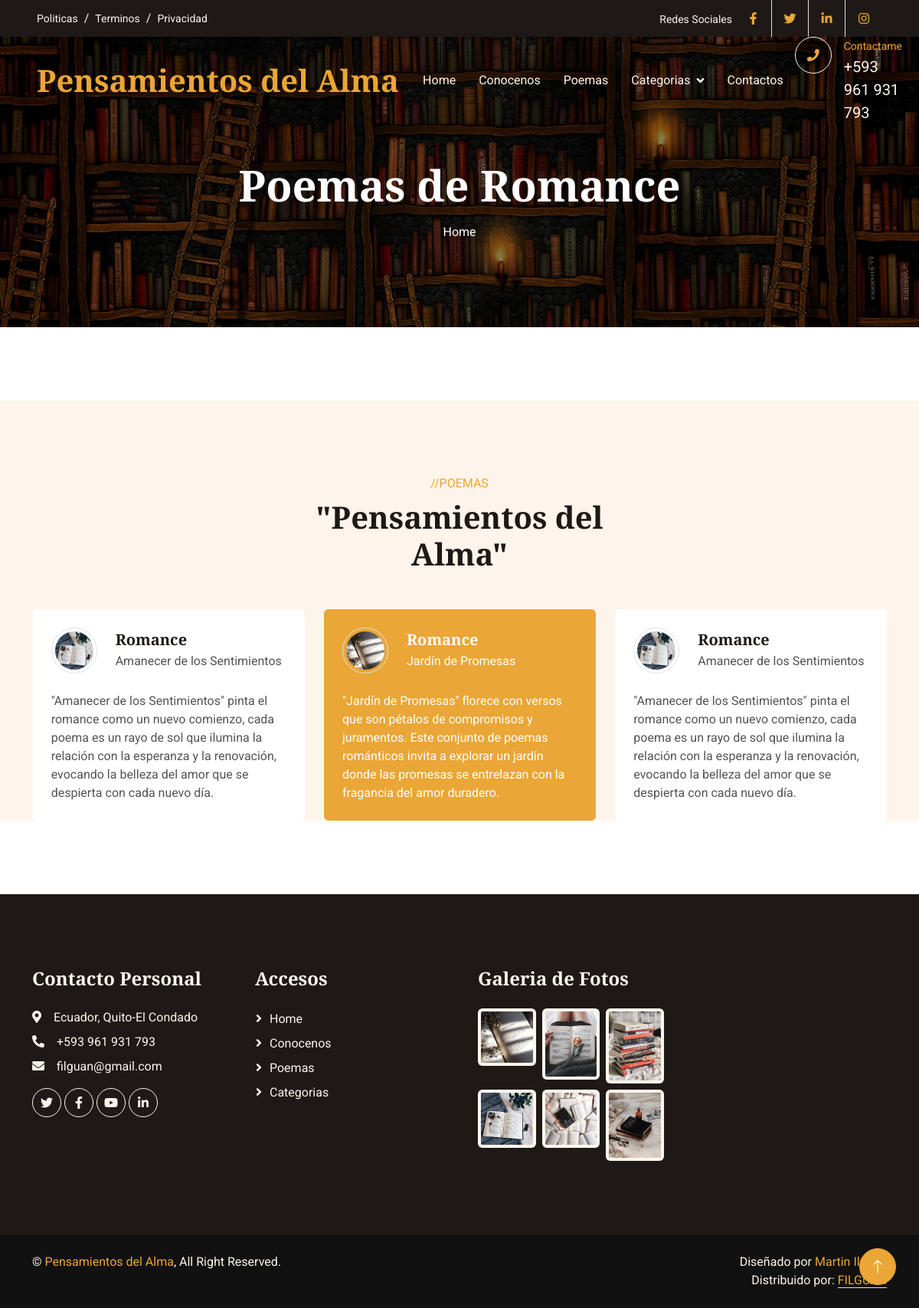
Screenshot of /romances/ with the database file from the repository.
### pages/models.py (models this page shows, shortened)
class Page(models.Model):
    title=models.CharField(max_length=100, verbose_name="Titulo")
    content=models.TextField(verbose_name="Contenido")
    created=models.DateTimeField(auto_now_add=True, verbose_name="Fecha de Creación")
    updated=models.DateTimeField(auto_now=True, verbose_name="Fecha de Edición")
    class Meta:
        verbose_name="Page"
        verbose_name_plural="Pages"

### romances/models.py (models this page shows, shortened)
class Romances(models.Model):
    title=models.CharField(max_length=100, verbose_name="Título")
    subtitle=models.CharField(max_length=100, verbose_name="SubTítulo")
    content=models.TextField(verbose_name="Descipción")
    image=models.ImageField(upload_to="romance", verbose_name="Imagen")
    created=models.DateTimeField(auto_now_add=True, verbose_name="Fecha de Creación")
    updated=models.DateTimeField(auto_now=True, verbose_name="Fecha de Edición")
    class Meta:
        verbose_name="Poema de Romance"
        verbose_name_plural="Poemas de Romance"
        ordering=['-created']

### romances/views.py (the view)
# urls.py: path('', views.romance, name="romance"),
def romance(request):
    romances = Romances.objects.all()
    return render(request,"romances/romance.html", {'romances':romances})

### pages/templatetags/pages_extras.py (called while the page is built)
@register.simple_tag
def get_pages():
    pages=Page.objects.all()
    return pages

### social/processors.py (called while the page is built)
def ctx_dict(request):
    dict_urls={}
    urls=Social.objects.all()
    for url in urls:
        dict_urls[url.key]=url.url
    return dict_urls

### romances/templates/romances/romance.html (shortened to what this page needs)
{% extends "core/base.html" %}
{% load static %}
{% block TitleHeader %}
<h1 class="display-4 text-white animated slideInDown mb-3">Poemas de Romance</h1>
{% endblock  %}
{% block content %}
<div class="container-xxl bg-light my-6 py-6 pb-0">
    <div class="container">
        <div class="text-center mx-auto mb-5 wow fadeInUp" data-wow-delay="0.1s" style="max-width: 500px;">
            <p class="text-primary text-uppercase mb-2">//POEMAS</p>
            <h1 class="display-6 mb-4">"Pensamientos del Alma"</h1>
        </div>
        <div class="owl-carousel testimonial-carousel wow fadeInUp" data-wow-delay="0.1s">
            {% for romances in romances %}
            <div class="testimonial-item bg-white rounded p-4">
                <div class="d-flex align-items-center mb-4">
                    <img class="flex-shrink-0 rounded-circle border p-1" src="{{romances.image.url}}" alt="">
                    <div class="ms-4">
                        <h5 class="mb-1">{{romances.title}}</h5>
                        <span>{{romances.subtitle}}</span>
                    </div>
                </div>
                <p class="mb-0">{{romances.content}}</p>
            </div>
            {% endfor %}
        </div>
    </div>
</div>
{% endblock  %}

### core/templates/core/base.html (shortened to what this page needs)
<!DOCTYPE html>
<html lang="es">
<head>
    {% load static %}
    <link href="https://cdnjs.cloudflare.com/ajax/libs/font-awesome/5.10.0/css/all.min.css" rel="stylesheet">
    <link href="https://cdn.jsdelivr.net/npm/bootstrap-icons@1.4.1/font/bootstrap-icons.css" rel="stylesheet">
    <link href="{% static 'core/lib/animate/animate.min.css' %} " rel="stylesheet">
    <link href="{% static 'core/lib/owlcarousel/assets/owl.carousel.min.css' %}" rel="stylesheet">
    <link href="{% static 'core/css/bootstrap.min.css' %}" rel="stylesheet">
    <link href="{% static 'core/css/style.css' %}" rel="stylesheet">
</head>
<body>
    <div class="container-fluid top-bar bg-dark text-light px-0 wow fadeIn" data-wow-delay="0.1s">
        <div class="row gx-0 align-items-center d-none d-lg-flex">
            <div class="col-lg-6 px-5 text-start">
                <ol class="breadcrumb mb-0">
                    {% load pages_extras %}
                    {% get_pages as pages %}
                    {% for page in pages %}
                    <li class="breadcrumb-item"><a class="small text-light" href="{% url 'policies' page.id %}">{{page.title}}</a></li>
                    {% endfor %}
                </ol>
            </div>
            <div class="col-lg-6 px-5 text-end">
                <small>Redes Sociales</small>
                <div class="h-100 d-inline-flex align-items-center">
                    {% if URL_FACEBOOK != null %}
                    <a class="btn-lg-square text-primary border-end rounded-0" href="{{URL_FACEBOOK}}"><i class="fab fa-facebook-f"></i></a>
                    {% endif %}
                    {% if URL_TWITTER != null %}
                    <a class="btn-lg-square text-primary border-end rounded-0" href="{{URL_TWITTER}}"><i class="fab fa-twitter"></i></a>
                    {% endif %}
                    {% if URL_LINKEDLN != null %}
                    <a class="btn-lg-square text-primary border-end rounded-0" href="{{URL_LINKEDLN}}"><i class="fab fa-linkedin-in"></i></a>
                    {% endif %}
                    {% if URL_LINKEDLN != null %}
                    <a class="btn-lg-square text-primary pe-0" href="{{URL_INSTAGRAM}}"><i class="fab fa-instagram"></i></a>
                    {% endif %}
                </div>
            </div>
        </div>
    </div>
    <nav class="navbar navbar-expand-lg navbar-dark fixed-top py-lg-0 px-lg-5 wow fadeIn" data-wow-delay="0.1s">
        <a href="index.html" class="navbar-brand ms-4 ms-lg-0">
            <h1 class="text-primary m-0">Pensamientos del Alma</h1>
        </a>
        <div class="collapse navbar-collapse" id="navbarCollapse">
            <div class="navbar-nav mx-auto p-4 p-lg-0">
                <a href="{% url 'home' %}" class="nav-item nav-link">Home</a>
                <a href="{% url 'about' %}" class="nav-item nav-link ">Conocenos</a>
                <a href="{% url 'poemas' %}" class="nav-item nav-link">Poemas</a>
                <div class="nav-item dropdown">
                    <a href="{% url 'categorias' %}" class="nav-link dropdown-toggle" data-bs-toggle="">Categorias</a>
                </div>
                <a href="{% url 'contacto' %}" class="nav-item nav-link">Contactos</a>
            </div>
            <div class=" d-none d-lg-flex">
                <div class="flex-shrink-0 btn-lg-square border border-light rounded-circle">
                    <i class="fa fa-phone text-primary"></i>
                </div>
                <div class="ps-3">
                    <small class="text-primary mb-0">Contactame</small>
                    <p class="text-light fs-5 mb-0">+593 961 931 793</p>
                </div>
            </div>
        </div>
    </nav>
    <div class="container-fluid page-header py-6 wow fadeIn" data-wow-delay="0.1s">
        <div class="container text-center pt-5 pb-3">
            <h1 class="display-4 text-white animated slideInDown mb-3">{% block TitleHeader %}{% endblock  %}</h1>
            <nav aria-label="breadcrumb animated slideInDown">
                <ol class="breadcrumb justify-content-center mb-0">
                    <li class="breadcrumb-item"><a class="text-white" href="{% url 'home' %}">Home</a></li>
                </ol>
            </nav>
        </div>
    </div>
    {% block content %}{% endblock  %}
    <div class="container-fluid bg-dark text-light footer my-6 mb-0 py-5 wow fadeIn" data-wow-delay="0.1s">
        <div class="container py-5">
            <div class="row g-5">
                <div class="col-lg-3 col-md-6">
                    <h4 class="text-light mb-4">Contacto Personal</h4>
                    <p class="mb-2"><i class="fa fa-map-marker-alt me-3"></i>Ecuador, Quito-El Condado</p>
                    <p class="mb-2"><i class="fa fa-phone-alt me-3"></i>+593 961 931 793</p>
                    <p class="mb-2"><i class="fa fa-envelope me-3"></i>filguan@gmail.com</p>
                    <div class="d-flex pt-2">
                        <a class="btn btn-square btn-outline-light rounded-circle me-1" href="https://twitter.com/?lang=es"><i class="fab fa-twitter"></i></a>
                        <a class="btn btn-square btn-outline-light rounded-circle me-1" href="https://www.facebook.com/?locale=es_LA"><i class="fab fa-facebook-f"></i></a>
                        <a class="btn btn-square btn-outline-light rounded-circle me-1" href="https://www.youtube.com/"><i class="fab fa-youtube"></i></a>
                        <a class="btn btn-square btn-outline-light rounded-circle me-0" href="https://ec.linkedin.com/"><i class="fab fa-linkedin-in"></i></a>
                    </div>
                </div>
                <div class="col-lg-3 col-md-6">
                    <h4 class="text-light mb-4">Accesos</h4>
                    <a href="{% url 'home' %}" class="btn btn-link" >Home</a>
                    <a href="{% url 'about' %}" class="btn btn-link">Conocenos</a>
                    <a href="{% url 'poemas' %}" class="btn btn-link">Poemas</a>
                    <a href="{% url 'categorias' %}" class="btn btn-link">Categorias</a>
                </div>
                <div class="col-lg-3 col-md-6">
                    <h4 class="text-light mb-4">Galeria de Fotos</h4>
                    <div class="row g-2">
                        <div class="col-4">
                            <img class="img-fluid bg-light rounded p-1" src="{% static 'core/img/libro1.jpg' %}" alt="Image">
                        </div>
                        <div class="col-4">
                            <img class="img-fluid bg-light rounded p-1" src="{% static 'core/img/libro2.jpg' %}" alt="Image">
                        </div>
                        <div class="col-4">
                            <img class="img-fluid bg-light rounded p-1" src="{% static 'core/img/libro3.jpg' %}" alt="Image">
                        </div>
                        <div class="col-4">
                            <img class="img-fluid bg-light rounded p-1" src="{% static 'core/img/libro4.jpg' %}" alt="Image">
                        </div>
                        <div class="col-4">
                            <img class="img-fluid bg-light rounded p-1" src="{% static 'core/img/libro5.jpg' %}" alt="Image">
                        </div>
                        <div class="col-4">
                            <img class="img-fluid bg-light rounded p-1" src="{% static 'core/img/libro6.jpg' %}" alt="Image">
                        </div>
                    </div>
                </div>
            </div>
        </div>
    </div>
    <div class="container-fluid copyright text-light py-4 wow fadeIn" data-wow-delay="0.1s">
        <div class="container">
            <div class="row">
                <div class="col-md-6 text-center text-md-start mb-3 mb-md-0">
                    &copy; <a href="#">Pensamientos del Alma</a>, All Right Reserved.
                </div>
                <div class="col-md-6 text-center text-md-end">
                    Diseñado por <a href="https://htmlcodex.com">Martin Ilguán</a>
                    <br>Distribuido por: <a class="border-bottom" href="https://themewagon.com" target="_blank">FILGUAN</a>
                </div>
            </div>
        </div>
    </div>
    <a href="#" class="btn btn-lg btn-primary btn-lg-square rounded-circle back-to-top"><i class="bi bi-arrow-up"></i></a>
</body>
</html>

### core/static/core/css/style.css (style rules this page uses)
:root { --primary: #EAA636; --secondary: #545454; --light: #FDF5EB; --dark: #1E1916; }
h4, h5, h6, .h4, .h5, .h6 { font-weight: 600 !important; }
.py-6 { padding-top: 6rem; padding-bottom: 6rem; }
.my-6 { margin-top: 6rem; margin-bottom: 6rem; }
.back-to-top { position: fixed; display: none; right: 30px; bottom: 30px; z-index: 99; }
.btn { font-weight: 500; transition: .5s; }
.btn.btn-primary { color: #FFFFFF; }
.btn-square { width: 38px; height: 38px; }
.btn-lg-square { width: 48px; height: 48px; }
.btn-square, .btn-sm-square, .btn-lg-square { padding: 0; display: flex; align-items: center; justify-content: center; font-weight: normal; }
.navbar .dropdown-toggle::after { border: none; content: "\f107"; font-family: "Font Awesome 5 Free"; font-weight: 900; vertical-align: middle; margin-left: 8px; }
.navbar .navbar-nav .nav-link { padding: 35px 15px; color: var(--light); outline: none; }
.navbar.fixed-top { transition: .5s; }
.page-header { margin-bottom: 6rem; background: linear-gradient(rgba(0, 0, 0, .5), rgba(0, 0, 0, .5)), url(../img/portada.jpg) center center no-repeat; background-size: cover; }
.breadcrumb-item+.breadcrumb-item::before { color: var(--light); }
.testimonial-carousel .owl-item .testimonial-item img { width: 60px; height: 60px; }
.testimonial-carousel .owl-item .testimonial-item, .testimonial-carousel .owl-item .testimonial-item * { transition: .5s; }
.testimonial-carousel .owl-item.center .testimonial-item { background: var(--primary) !important; }
.testimonial-carousel .owl-item.center .testimonial-item * { color: #FFFFFF !important; }
.footer .btn.btn-link { display: block; margin-bottom: 5px; padding: 0; text-align: left; color: var(--light); font-weight: normal; text-transform: capitalize; transition: .3s; }
.footer .btn.btn-link::before { position: relative; content: "\f105"; font-family: "Font Awesome 5 Free"; font-weight: 900; color: var(--light); margin-right: 10px; }
.copyright { background: #111111; }
.copyright a { color: var(--primary); }

### rows the page displays
Page: title "Politicas"
Page: title "Terminos"
Page: title "Privacidad"
Romances: image (picture), title "Romance", subtitle "Jardín de Promesas", content "\"Jardín de Promesas\" florece con versos que son pétalos de compromisos y juramentos. Este conjunto de poemas románticos invita a explorar un jardín donde las promesas se entrelazan con la fragancia del amor duradero."
Romances: image (picture), title "Romance", subtitle "Amanecer de los Sentimientos", content "\"Amanecer de los Sentimientos\" pinta el romance como un nuevo comienzo, cada poema es un rayo de sol que ilumina la relación con la esperanza y la renovación, evocando la belleza del amor que se despierta con cada nuevo día."
